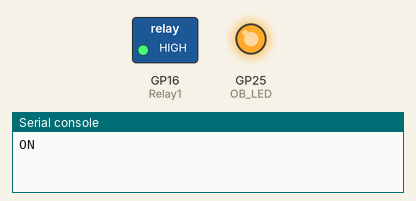
A program run on a simulated Raspberry Pi Pico running MicroPython. Parts: switched loads named in the program (green lamp = pin HIGH), output pins drawn as LEDs (lit = HIGH), the last lines printed to the serial console. At 60.0 s the program stops and its outputs stay as they are.

Above: at 1.5 s.
At 4.5 s:
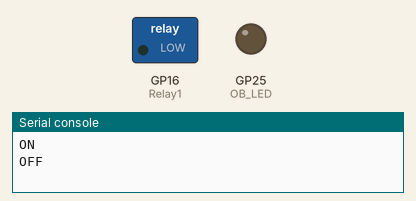
Timing chart, 0 to 7.8 s (numbered marks = the images above):
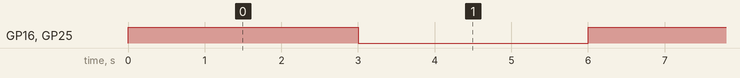

Measured:
- by itself, GP16 (Relay1), GP25 (OB_LED): alternates HIGH for 3.0 s and LOW for 3.0 s

The program:

Relay_01.py
```python
'''
Relay example 1
'''
import machine
import time

Relay1 = machine.Pin(16	,machine.Pin.OUT)  #output pin for relay
OB_LED = machine.Pin(25,machine.Pin.OUT)  #Use onboard LED as indicator

L=0
while (L < 10):  #run 10 times then end program
    L += 1
    Relay1.on()  #Turn relay on
    OB_LED.on()
    print("ON")
    time.sleep(3)
    Relay1.off()  #Turn relay off
    OB_LED.off()
    print("OFF")
    time.sleep(3)
```
